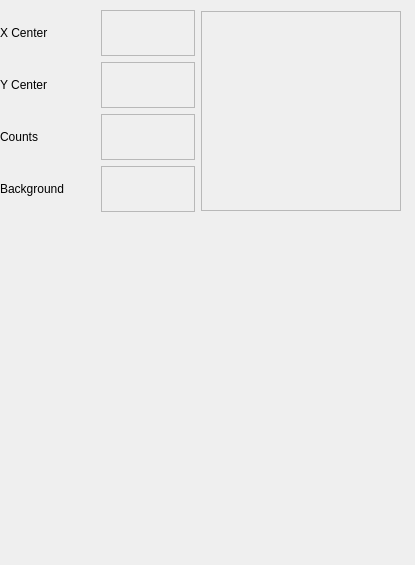
<?xml version="1.0" encoding="UTF-8"?>
<ui version="4.0">
 <class>Dialog</class>
 <widget class="QDialog" name="Dialog">
  <property name="geometry">
   <rect>
    <x>0</x>
    <y>0</y>
    <width>415</width>
    <height>565</height>
   </rect>
  </property>
  <property name="maximumSize">
   <size>
    <width>415</width>
    <height>565</height>
   </size>
  </property>
  <property name="windowTitle">
   <string>Details</string>
  </property>
  <property name="modal">
   <bool>false</bool>
  </property>
  <widget class="MPL_Widget" name="radprof" native="true">
   <property name="geometry">
    <rect>
     <x>10</x>
     <y>220</y>
     <width>401</width>
     <height>330</height>
    </rect>
   </property>
   <property name="minimumSize">
    <size>
     <width>300</width>
     <height>330</height>
    </size>
   </property>
   <property name="maximumSize">
    <size>
     <width>16777215</width>
     <height>330</height>
    </size>
   </property>
  </widget>
  <widget class="QWidget" name="layoutWidget">
   <property name="geometry">
    <rect>
     <x>0</x>
     <y>10</y>
     <width>401</width>
     <height>202</height>
    </rect>
   </property>
   <layout class="QHBoxLayout" name="horizontalLayout">
    <item>
     <layout class="QGridLayout" name="gridLayout">
      <item row="0" column="0">
       <widget class="QLabel" name="label">
        <property name="text">
         <string>X Center</string>
        </property>
       </widget>
      </item>
      <item row="0" column="1">
       <widget class="QLabel" name="xval">
        <property name="frameShape">
         <enum>QFrame::StyledPanel</enum>
        </property>
        <property name="frameShadow">
         <enum>QFrame::Sunken</enum>
        </property>
        <property name="text">
         <string/>
        </property>
       </widget>
      </item>
      <item row="1" column="0">
       <widget class="QLabel" name="label_3">
        <property name="text">
         <string>Y Center</string>
        </property>
       </widget>
      </item>
      <item row="2" column="0">
       <widget class="QLabel" name="label_5">
        <property name="text">
         <string>Counts</string>
        </property>
       </widget>
      </item>
      <item row="2" column="1">
       <widget class="QLabel" name="counts">
        <property name="frameShape">
         <enum>QFrame::StyledPanel</enum>
        </property>
        <property name="frameShadow">
         <enum>QFrame::Sunken</enum>
        </property>
        <property name="text">
         <string/>
        </property>
       </widget>
      </item>
      <item row="3" column="0">
       <widget class="QLabel" name="label_7">
        <property name="text">
         <string>Background</string>
        </property>
       </widget>
      </item>
      <item row="3" column="1">
       <widget class="QLabel" name="background">
        <property name="frameShape">
         <enum>QFrame::StyledPanel</enum>
        </property>
        <property name="frameShadow">
         <enum>QFrame::Sunken</enum>
        </property>
        <property name="text">
         <string/>
        </property>
       </widget>
      </item>
      <item row="1" column="1">
       <widget class="QLabel" name="yval">
        <property name="frameShape">
         <enum>QFrame::StyledPanel</enum>
        </property>
        <property name="frameShadow">
         <enum>QFrame::Sunken</enum>
        </property>
        <property name="text">
         <string/>
        </property>
       </widget>
      </item>
     </layout>
    </item>
    <item>
     <widget class="QFrame" name="qtframe">
      <property name="minimumSize">
       <size>
        <width>200</width>
        <height>200</height>
       </size>
      </property>
      <property name="maximumSize">
       <size>
        <width>200</width>
        <height>200</height>
       </size>
      </property>
      <property name="frameShape">
       <enum>QFrame::StyledPanel</enum>
      </property>
      <property name="frameShadow">
       <enum>QFrame::Raised</enum>
      </property>
      <widget class="MPL_Widget1" name="vis" native="true">
       <property name="geometry">
        <rect>
         <x>0</x>
         <y>0</y>
         <width>200</width>
         <height>200</height>
        </rect>
       </property>
       <property name="minimumSize">
        <size>
         <width>200</width>
         <height>200</height>
        </size>
       </property>
       <property name="maximumSize">
        <size>
         <width>200</width>
         <height>200</height>
        </size>
       </property>
      </widget>
     </widget>
    </item>
   </layout>
  </widget>
 </widget>
 <customwidgets>
  <customwidget>
   <class>MPL_Widget</class>
   <extends>QWidget</extends>
   <header>mpl_pyqt4_widget</header>
   <container>1</container>
  </customwidget>
  <customwidget>
   <class>MPL_Widget1</class>
   <extends>QWidget</extends>
   <header>mpl_pyqt4_widget_new</header>
   <container>1</container>
  </customwidget>
 </customwidgets>
 <resources/>
 <connections/>
</ui>
